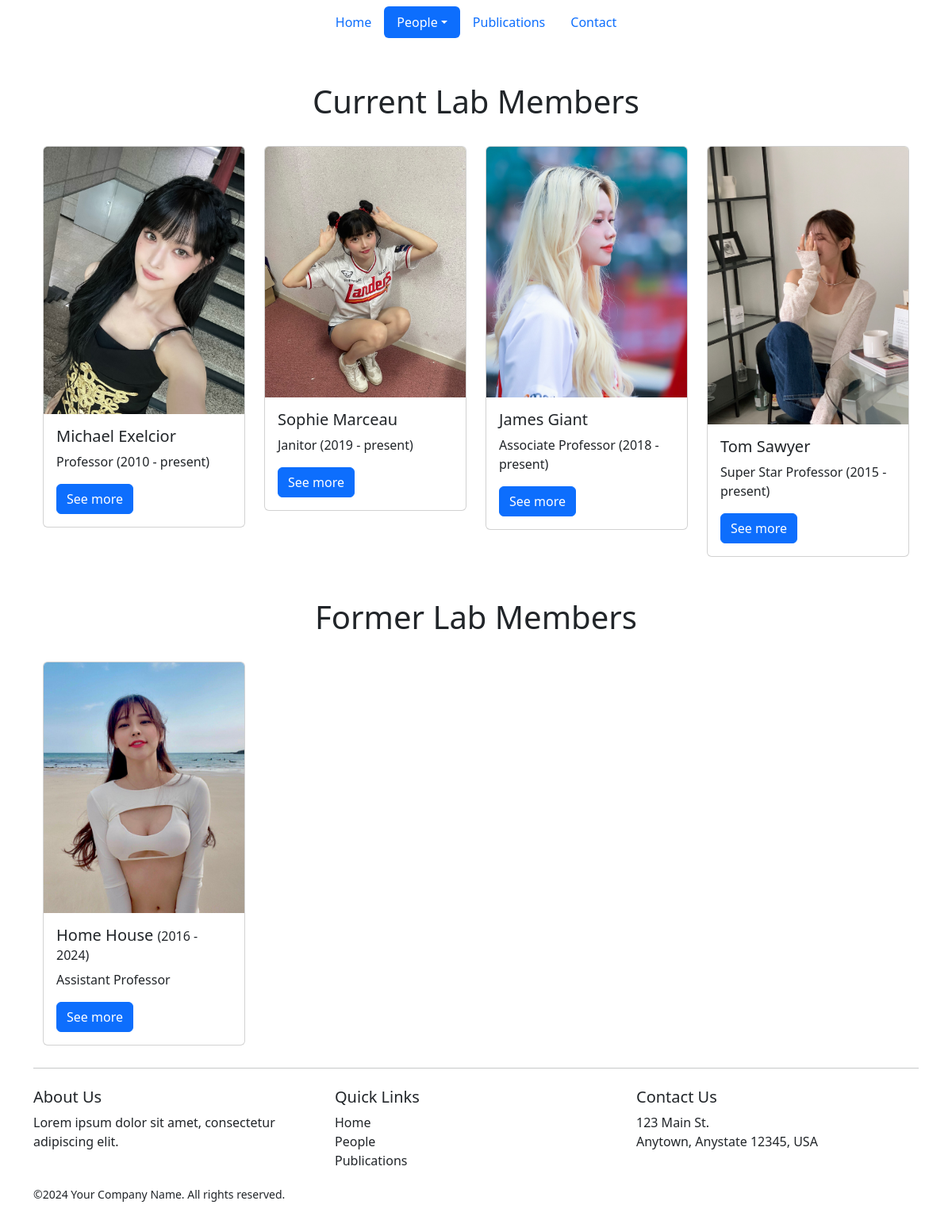
The page /people/ on the database its author committed.
### people/models.py (models this page shows, shortened)
class LabMember(models.Model):
    first_name = models.CharField(max_length=100)
    middle_name = models.CharField(max_length=100, null=True, blank=True)
    last_name = models.CharField(max_length=100)
    name_used_for_publication = models.CharField(max_length=100)
    email = models.EmailField()
    title = models.CharField(max_length=100)
    year_start = models.PositiveIntegerField()
    year_finish = models.PositiveIntegerField(null=True, blank=True)  # Allow for ongoing members

### people/views.py (the view)
# urls.py: path('', PeopleListView.as_view(), name='people_list'),
class PeopleListView(ListView):
    model = LabMember
    template_name = 'people/people_list.html'
    context_object_name = 'people'
    def get_queryset(self):
        current_year = date.today().year
        people = {
            'current_members' : LabMember.objects.filter(year_finish__isnull=True),
            'former_members' : LabMember.objects.filter(year_finish__isnull=False),
        }
        return people

### main/templatetags/nav_active.py (called while the page is built)
@register.simple_tag
def active_url(request, url_name):
    if resolve(request.path_info).url_name == url_name:
        return "active"
    return ""

### people/templates/people/people_list.html (shortened to what this page needs)
{% extends "base.html" %}
{% block content %}
<h1 class="text-center py-4" id="current-members">Current Lab Members</h1>
<div class="container">
    <div class="row mb-4">
        {% for member in people.current_members %}
            <div class="col-lg-3 col-md-4 col-sm-6 col-12 mb-1">
                <div class="card">
                    <img src="/static/people/{{ forloop.counter }}.jpg" class="card-img-top" style="min-height: 150px; max-height: 350px; object-fit:cover;" alt="...">
                    <div class="card-body">
                        <h5 class="card-title">{{ member.first_name }} {{ member.last_name }}</h5>
                        <p class="card-text">{{ member.title }} ({{ member.year_start }} - present)<br />
                        </p>
                        <a href="#" class="btn btn-primary">See more</a>
                    </div>
                </div>
            </div>
        {% endfor %}
    </div>
</div>
<h1 class="text-center py-4" id="former-members">Former Lab Members</h1>
<div class="container">
    <div class="row mb-4">
        {% for member in people.former_members %}
        {% if member.year_finish %}
        <div class="col-lg-3 col-md-4 col-sm-6 col-12 mb-1">
                <div class="card">
                    <img src="/static/people/5.jpg" class="card-img-top" style="min-height: 150px; max-height: 350px; object-fit:cover;" alt="...">
                    <div class="card-body">
                        <h5 class="card-title">{{ member.first_name }} {{ member.last_name }} <span style="font-size:.8em;">({{ member.year_start }} - {{ member.year_finish }})</span></h5>
                        <p class="card-text">{{ member.title }}<br />
                        </p>
                        <a href="#" class="btn btn-primary">See more</a>
                    </div>
                </div>
            </div>
        {% endif %}
        {% endfor %}
    </div>
</div>
{% endblock %}

### rows shown on the page
LabMember: shows a picture, first_name "Michael", last_name "Exelcior", title "Professor", year_start "2010"
LabMember: shows a picture, first_name "Sophie", last_name "Marceau", title "Janitor", year_start "2019"
LabMember: shows a picture, first_name "James", last_name "Giant", title "Associate Professor", year_start "2018"
LabMember: shows a picture, first_name "Tom", last_name "Sawyer", title "Super Star Professor", year_start "2015"
LabMember: first_name "Home", last_name "House", year_start "2016", year_finish "2024", title "Assistant Professor"
